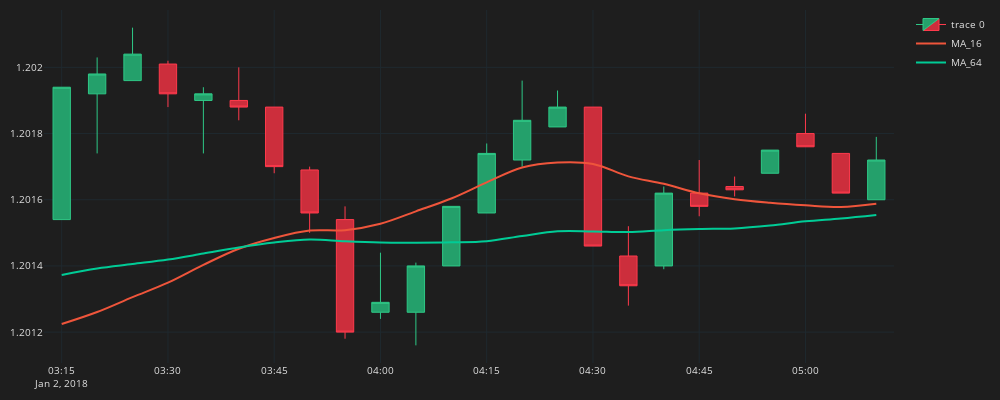

The notebook cell this image was saved under:
### Code cell
fig = go.Figure()
fig.add_trace(go.Candlestick(
    x=df_plot.time, open=df_plot.mid_o, high=df_plot.mid_h, low=df_plot.mid_l, close=df_plot.mid_c,
    line=dict(width=1), opacity=1,
    increasing_fillcolor='#24A06B',
    decreasing_fillcolor="#CC2E3C",
    increasing_line_color='#2EC886',  
    decreasing_line_color='#FF3A4C'
))
for ma in ma_list:  
    col = f"MA_{ma}"
    fig.add_trace(go.Scatter(x=df_plot.time, 
        y=df_plot[col],
        line=dict(width=2),
        line_shape='spline',
        name=col
        ))
fig.update_layout(width=1000,height=400,
    margin=dict(l=10,r=10,b=10,t=10),
    font=dict(size=10,color="#e1e1e1"),
    paper_bgcolor="#1e1e1e",
    plot_bgcolor="#1e1e1e")
fig.update_xaxes(
    gridcolor="#1f292f",
    showgrid=True,fixedrange=True,rangeslider=dict(visible=False)
)
fig.update_yaxes(
    gridcolor="#1f292f",
    showgrid=True
)
fig.show()
